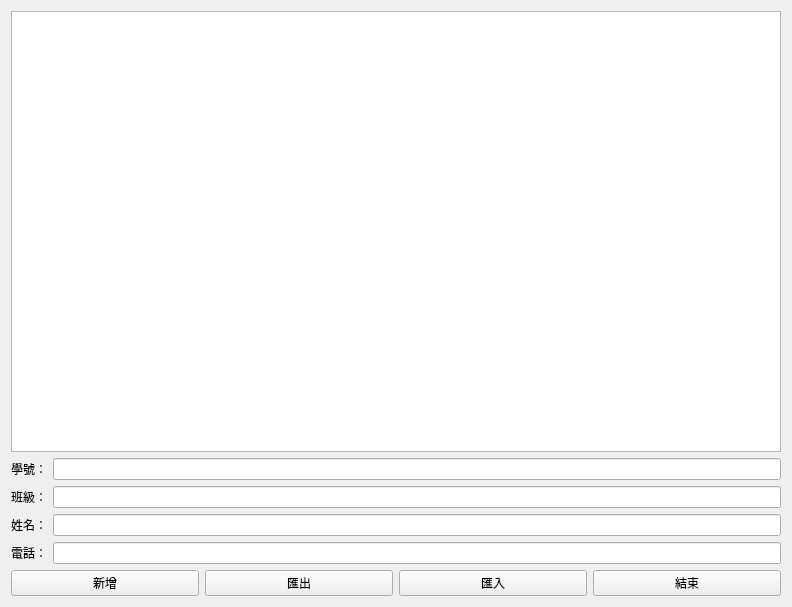
<?xml version="1.0" encoding="UTF-8"?>
<ui version="4.0">
 <class>MyWidget</class>
 <widget class="QWidget" name="MyWidget">
  <property name="geometry">
   <rect>
    <x>0</x>
    <y>0</y>
    <width>792</width>
    <height>607</height>
   </rect>
  </property>
  <property name="windowTitle">
   <string>MyWidget</string>
  </property>
  <layout class="QGridLayout" name="gridLayout_2">
   <item row="0" column="0">
    <layout class="QGridLayout" name="gridLayout">
     <item row="2" column="0">
      <layout class="QFormLayout" name="formLayout">
       <item row="0" column="0">
        <widget class="QLabel" name="label_4">
         <property name="text">
          <string>學號：</string>
         </property>
        </widget>
       </item>
       <item row="1" column="0">
        <widget class="QLabel" name="label">
         <property name="text">
          <string>班級：</string>
         </property>
        </widget>
       </item>
       <item row="1" column="1">
        <widget class="QLineEdit" name="lineEdit_3"/>
       </item>
       <item row="2" column="0">
        <widget class="QLabel" name="label_2">
         <property name="text">
          <string>姓名：</string>
         </property>
        </widget>
       </item>
       <item row="2" column="1">
        <widget class="QLineEdit" name="lineEdit_4"/>
       </item>
       <item row="3" column="0">
        <widget class="QLabel" name="label_3">
         <property name="text">
          <string>電話：</string>
         </property>
        </widget>
       </item>
       <item row="3" column="1">
        <widget class="QLineEdit" name="lineEdit"/>
       </item>
       <item row="0" column="1">
        <widget class="QLineEdit" name="lineEdit_2"/>
       </item>
      </layout>
     </item>
     <item row="0" column="0">
      <widget class="QTableWidget" name="tableWidget"/>
     </item>
    </layout>
   </item>
   <item row="1" column="0">
    <layout class="QHBoxLayout" name="horizontalLayout">
     <item>
      <widget class="QPushButton" name="pushButton_2">
       <property name="text">
        <string>新增</string>
       </property>
      </widget>
     </item>
     <item>
      <widget class="QPushButton" name="pushButton">
       <property name="text">
        <string>匯出</string>
       </property>
      </widget>
     </item>
     <item>
      <widget class="QPushButton" name="pushButton_3">
       <property name="text">
        <string>匯入</string>
       </property>
      </widget>
     </item>
     <item>
      <widget class="QPushButton" name="pushButton_4">
       <property name="text">
        <string>結束</string>
       </property>
      </widget>
     </item>
    </layout>
   </item>
  </layout>
 </widget>
 <resources/>
 <connections/>
</ui>
